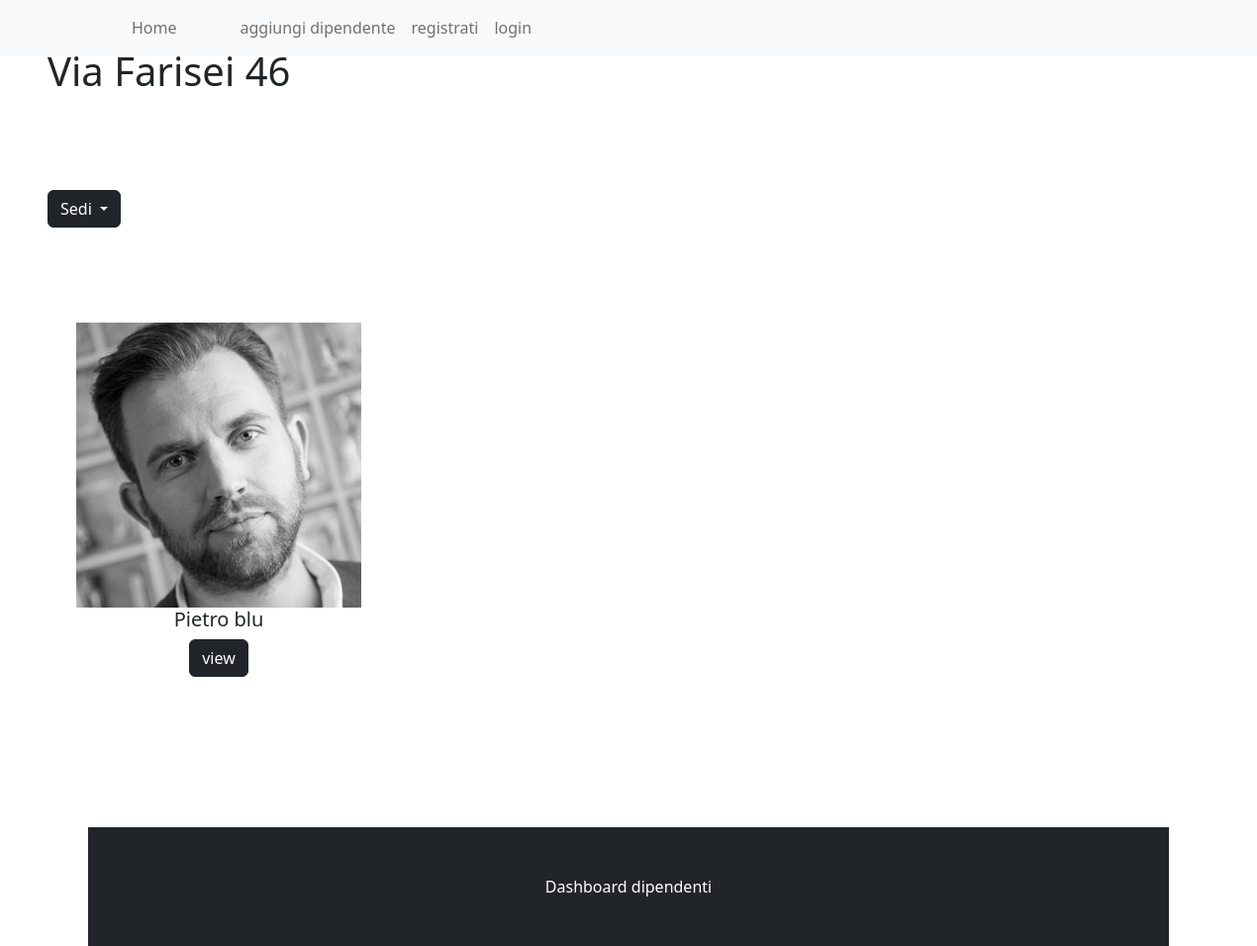
The app's page /sede/farisei with its own data.
### managementApp/models.py (models this page shows, shortened)
class Sede1(models.Model):
    indirizzo = models.CharField(max_length=200)
    slug = models.SlugField(max_length=255, unique=True)
    def get_absolute_url(self):
        return reverse('managementApp:dipendente_sede', args=[self.slug])

class Dipendente1(models.Model):
    nome = models.CharField(max_length=200)
    cognome = models.CharField(max_length=200)
    immagine = models.ImageField(blank=True)
    sede = models.ForeignKey(Sede1, on_delete=models.CASCADE)
    azienda = models.ForeignKey(Azienda1, on_delete=models.CASCADE)

### managementApp/views.py (the view)
# urls.py: path('sede/<slug:sede_slug>', views.dipendente_sede, name='dipendente_sede'),
def dipendente_sede(request, sede_slug):
    sede = get_object_or_404(Sede1, slug=sede_slug)
    sedi = Sede1.objects.all()
    dipendenti = Dipendente1.objects.filter(sede=sede)
    return render(request, 'dipendente_sede.html', {'sede' : sede, 'sedi' : sedi, 'dipendenti' : dipendenti} )

### templates/dipendente_sede.html (shortened to what this page needs)
<html>
<head>
    <link href="https://cdn.jsdelivr.net/npm/bootstrap@5.2.1/dist/css/bootstrap.min.css" rel="stylesheet">
</head>
<body>
    {% include 'common/base.html'%}
    <h1 class="title m-5">{{ sede.indirizzo}}</h1>
    <div class="row">
        <div class="dropdown my-5 mx-5">
            <button class="btn btn-secondary dropdown-toggle btn-dark" type="button" data-bs-toggle="dropdown" aria-expanded="false">
          Sedi
        </button>
        </div>
    </div>
    <div class="container my-5">
        <div class="row">
            <div class="row">
                {%for dipendente in dipendenti %}
                <div class="col-sm">
                    <div class="card-fluid text-center" style="width: 18rem">
                        <img src="{{dipendente.immagine.url }}" class="card-img" alt="..." />
                        <div class="card-body">
                            <h5 class="card-title">{{dipendente.nome}} {{dipendente.cognome}}</h5>
                            <div class="mx-2 my-2">
                                <a href="" class="btn btn-dark">view </a>
                            </div>
                        </div>
                    </div>
                </div>
                {% endfor %}
            </div>
        </div>
    </div>
    <br>
    <br>
    <br>
    <br> {% include 'common/footer.html'%}
</body>
</html>

### records on screen
Sede1: indirizzo "Via Farisei 46"
Dipendente1: immagine (picture), nome "Pietro", cognome "blu"
